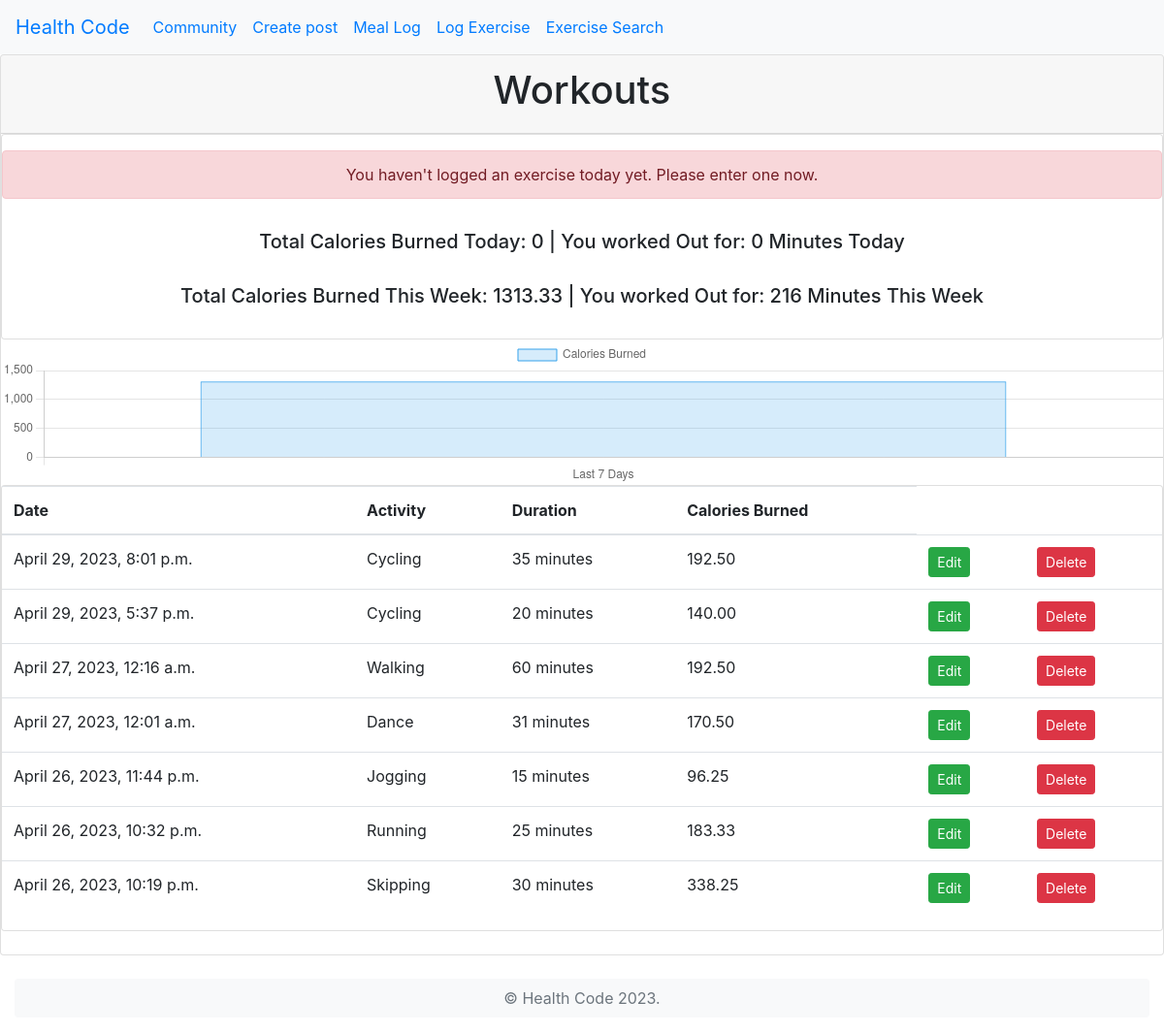
The app's page /calorieTracker/exercise_list/ (signed in) with its own data.
### calorieTracker/models.py (models this page shows, shortened)
class Exercise(models.Model):
    Activities = (
        ('running', 'Running'),
        ('jogging', 'Jogging'),
        ('walking', 'Walking'),
        ('skipping', 'Skipping'),
        ('skiing', 'Skiing'),
        ('cycling', 'Cycling'),
        ('dance', 'Dance'),
        ('squats', 'Squats'),
        ('pushups', 'Pushups'),
        ('sit ups', 'Sit ups'),
        ('pull ups', 'Pull ups'),
        ('hiking', 'Hiking'),
        ('lunges', 'Lunges'),
        ('crunches', 'Crunches'),
        ('basketball', 'Basketball'),
        ('Volleyball', 'Volleyball'),
        ('Football', 'Football'),
        ('circuit training', 'Circuit training'),
        ('tennis', 'Tennis'),
        ('boxing', 'Boxing'),
        ('Weight lifting (moderate effort)', 'Weight lifting (moderate effort)'),
        ('Weight lifting (vigorous effort)', 'Weight lifting (vigorous effort)'),
        ('Elliptical trainer (moderate effort)', 'Elliptical trainer (moderate effort)'),
        ('Elliptical trainer (vigorous effort)', 'Elliptical trainer (vigorous effort)'),
        ('Rowing machine (moderate effort)', 'Rowing machine (moderate effort)'),
        ('Rowing machine (vigorous effort)', 'Rowing machine (vigorous effort)'),
        ('Stair climbing (moderate effort)', 'Stair climbing (moderate effort)'),
        ('Stair climbing (vigorous effort)', 'Stair climbing (vigorous effort)'),
        ('Skipping (moderate effort)', 'Skipping (moderate effort)'),
        ('Skipping (vigorous effort)', 'Skipping (vigorous effort)'),
        ('Swimming (moderate effort)', 'Swimming (moderate effort)'),
        ('Rock climbing (moderate effort)', 'Rock climbing (moderate effort)'),
        ('Martial arts (e.g. karate, judo)', 'Martial arts (e.g. karate, judo)'),
        ('Aerobics (low impact)', 'Aerobics (low impact)'),
        ('Aerobics (high impact)', 'Aerobics (high impact)'),
        ('pilates', 'Pilates'),
        ('Pilates (advanced)', 'Pilates (advanced)'),
        ('yoga', 'Yoga'),
        ('Yoga (advanced)', 'Yoga (advanced)'),
        ('Tai chi', 'Tai chi'),
    )
    user = models.ForeignKey(CustomUser, on_delete=models.CASCADE, null=True)
    duration = models.IntegerField()
    weight = models.FloatField(default=0)
    date = models.DateTimeField(auto_now_add=True)
    calories_burned = models.DecimalField(max_digits=6, decimal_places=2, null=True, blank=True)
    activity = models.CharField(choices=Activities, max_length=100)
    MET_VALUES = {
        'running': 8.0,
        'jogging': 7.0,
        'walking': 3.5,
        'skipping': 12.3,
        'skiing': 7.0,
        'cycling': 6.0,
        'skiing': 7.0,
        'dance': 6.0,
        'squats': 3.5,
        'pushups': 8.0,
        'sit ups': 3.8,
        'pull ups': 8.0,
        'hiking': 5.3,
        'lunges':  6.0,
        'crunches': 3.8,
        'circuit training': 8.0,
        'Weight lifting (moderate effort)': 5.0,
        'Weight lifting (vigorous effort)': 6.0,
        'Elliptical trainer (moderate effort)': 5.0,
        'Elliptical trainer (vigorous effort)': 8.0,
        'Rowing machine (moderate effort)': 6.0,
        'Rowing machine (vigorous effort)': 8.5,
        'Stair climbing (moderate effort)': 4.5,
        'Stair climbing (vigorous effort)': 8.0,
        'Skippig (moderate effort)': 10.0,
        'Skipping (vigorous effort)': 12.3,
        'Swimming (moderate effort)': 6.0,
        'Rock climbing (moderate effort)': 5.0,
        'basketball': 6.5,
        'Volleyball': 3.0,
        'Football': 8.0,
        'tennis': 8.0,
        'boxing': 9.0,
        'Martial arts (e.g. karate, judo)': 10.0,
        'Aerobics (low impact)': 5.0,
        'Aerobics (high impact)': 7.5,
        'Pilates (advanced)': 4.0,
        'pilates': 3,
        'Yoga (advanced)': 4.0,
        'Yoga': 2.5,
        'Tai chi': 2.5,
    }
    class Meta:
        ordering = ['-date']

### calorieTracker/views.py (the view)
# urls.py: path('exercise_list/', ExerciseListView.as_view(), name="exercise_list"),
class ExerciseListView(LoginRequiredMixin, ListView):
    model = Exercise
    template_name = 'exercise_list.html'
    def get_queryset(self):
        queryset = super().get_queryset()
        return queryset.filter(user=self.request.user)
    def get_context_data(self, **kwargs):
        context = super().get_context_data(**kwargs)
        exercises = context['object_list']
        today = date.today()
        daily_calories_burned = sum(
            exercise.calories_burned for exercise in exercises if exercise.date.date() == today)
        context['daily_calories_burned'] = daily_calories_burned
        daily_workout_duration = sum(
            exercise.calories_burned for exercise in exercises if exercise.date.date() == today)
        context['daily_workout_duration'] = daily_workout_duration
        weekly_calories_burned = sum(
            exercise.calories_burned for exercise in exercises
            if (today - timedelta(days=7)) <= exercise.date.date() <= today)
        context['weekly_calories_burned'] = weekly_calories_burned
        weekly_workout_duration = sum(
            exercise.duration for exercise in exercises
            if (today - timedelta(days=7)) <= exercise.date.date() <= today)
        context['weekly_workout_duration'] = weekly_workout_duration
        has_entered_exercise_today = any(
            exercise.date.date() == today for exercise in exercises)
        context['has_entered_exercise_today'] = has_entered_exercise_today
        return context

### calorieTracker/templates/exercise_list.html (shortened to what this page needs)
<!DOCTYPE html>
<html lang="en">
<head>
    <link rel="stylesheet" href="https://cdn.jsdelivr.net/npm/bootstrap@4.0.0/dist/css/bootstrap.min.css"
>
</head>
<body>
    <nav class="navbar bg-light navbar-expand-sm">
        <a href="{% url 'home' %}" class="navbar-brand">Health Code</a>
        <ul class="navbar-nav">
            <li class="nav-item ">
                <a class="nav-link" href="{% url 'community:community_list' %}">Community</a>
            </li>
            {% if user.is_authenticated %}
            <li class="nav-item ">
                <a class="nav-link" href="{% url 'community:community' %}">Create post</a>
            </li>
            <li class="nav-item ">
                <a class="nav-link" href="{% url 'calorieTracker:meal' %}">Meal Log</a>
            </li>
            <li class="nav-item ">
                <a class="nav-link" href="{% url 'calorieTracker:exercise' %}">Log Exercise</a>
            </li>
            {% else %}
            <p class="login mt-2">You are currently not logged in</p>
            <a href="{% url 'calorieTracker:signin' %}" class="login mt-2 ml-1"> Login</a>
            <a href="{% url 'calorieTracker:signup' %}" class="login mt-2 ml-1">| or sign up now</a>
            {% endif %}
            <li class="nav-item ">
                <a class="nav-link" href="{% url 'calorieTracker:muscle_search' %}">Exercise Search</a>
            </li>
        </ul>
    </nav>
    <div class="card">
        <div class="card-header">
            <h1 class="text-center">Workouts</h1>
        </div>
        <div class="card item-card card-block text-center">
            <p>
                {% if not has_entered_exercise_today %}
            <div class="alert alert-danger" role="alert">
                You haven't logged an exercise today yet. Please enter one now.
            </div>
            {% endif %}
            <h5 class="card-title mt-3 mb-3 text-center">Total Calories Burned Today: {{ daily_calories_burned }} | You
                worked Out for: {{ daily_workout_duration }} Minutes Today</h5>
            <h5 class="card-title mt-3 mb-3 text-center">Total Calories Burned This Week: {{ weekly_calories_burned }} |
                You worked Out for: {{ weekly_workout_duration }} Minutes This Week</h5>
            </p>
        </div>
        <div>
            <canvas id="myChart"></canvas>
        </div>
        <script>
            const ctx = document.getElementById('myChart').getContext('2d');
            const weeklyCaloriesBurned = {{ weekly_calories_burned }};
            const myChart = new Chart(ctx, {
                type: 'bar',
                data: {
                    labels: ['Last 7 Days'],
                    datasets: [{
                        label: 'Calories Burned',
                        data: [weeklyCaloriesBurned],
                        backgroundColor: 'rgba(54, 162, 235, 0.2)',
                        borderColor: 'rgba(54, 162, 235, 1)',
                        borderWidth: 1
                    }]
                },
                options: {
                    responsive: true,
                    maintainAspectRatio: false,
                    scales: {
                        y: {
                            beginAtZero: true
                        }
                    }
                }
            });
        </script>
        <div class="card">
            {% if object_list %}
            <table class="table">
                <thead>
                    <tr>
                        <th>Date</th>
                        <th>Activity</th>
                        <th>Duration</th>
                        <th>Calories Burned</th>
                    </tr>
                </thead>
                <tbody>
                    {% for exercise in object_list %}
                    <tr>
                        <td>{{ exercise.date }}</td>
                        <td>{{ exercise.activity | capfirst }}</td>
                        <td>{{ exercise.duration }} minutes</td>
                        <td>{{ exercise.calories_burned }}</td>
                        <td>
                            <a class='btn btn-success btn-sm'
                                href="{% url 'calorieTracker:exercise_edit' exercise.pk %}">
                                Edit
                            </a>
                        </td>
                        <td>
                            <a class='btn btn-danger btn-sm'
                                href="{% url 'calorieTracker:exercise_delete' exercise.pk %}">
                                Delete
                            </a>
                    </tr>
                    {% empty %}
                    <tr>
                        <td colspan="4">You have not recorded any exercises yet.</td>
                    </tr>
                    {% endfor %}
                </tbody>
            </table>
            {% else %}
            <br /> <br />
            <p>
            <h3 class="text-center mb-5">You have not recorded any exercises yet.</h3>
            </p>
            {% endif %}
        </div>
        <br />
    </div>
    <br />
    <div class="container-fluid">
        <footer class="rounded bg-light">
            <p class="text-center text-secondary py-2">&copy; Health Code 2023.</p>
        </footer>
    </div>
</body>
</html>

### records on screen
Exercise: date "April 29, 2023, 8:01 p.m.", activity "Cycling", duration "35", calories_burned "192.50"
Exercise: date "April 29, 2023, 5:37 p.m.", activity "Cycling", duration "20", calories_burned "140.00"
Exercise: date "April 27, 2023, 12:16 a.m.", activity "Walking", duration "60", calories_burned "192.50"
Exercise: date "April 27, 2023, 12:01 a.m.", activity "Dance", duration "31", calories_burned "170.50"
Exercise: date "April 26, 2023, 11:44 p.m.", activity "Jogging", duration "15", calories_burned "96.25"
Exercise: date "April 26, 2023, 10:32 p.m.", activity "Running", duration "25", calories_burned "183.33"
Exercise: date "April 26, 2023, 10:19 p.m.", activity "Skipping", duration "30", calories_burned "338.25"

### other values on screen
{{ daily_calories_burned }} "0"
{{ daily_workout_duration }} "0"
{{ weekly_calories_burned }} "1313.33"
{{ weekly_workout_duration }} "216"
chart data {{ weekly_calories_burned }} 1313.33
